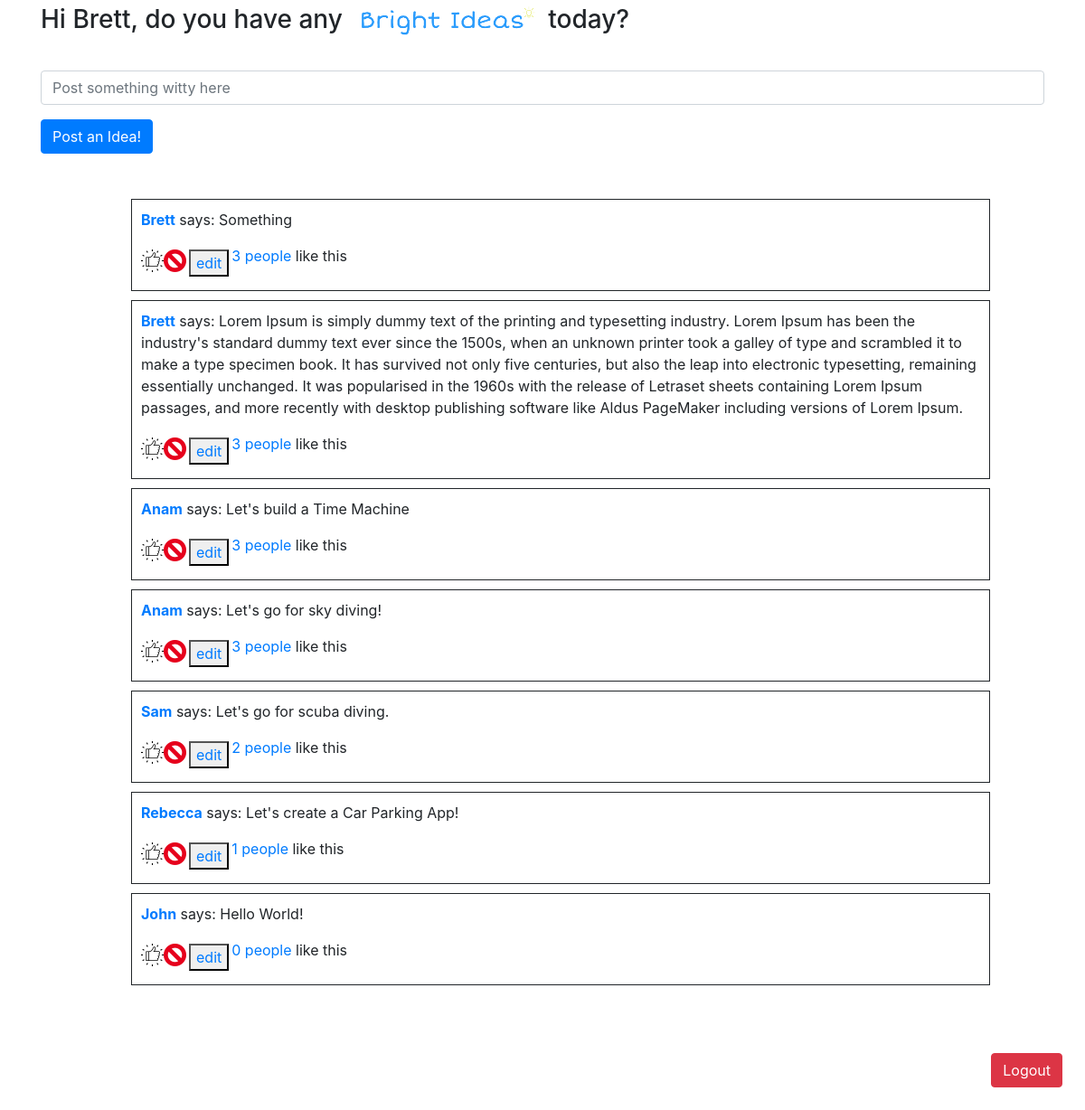
/bright_ideas (signed in), run on an earlier commit of the app's database.
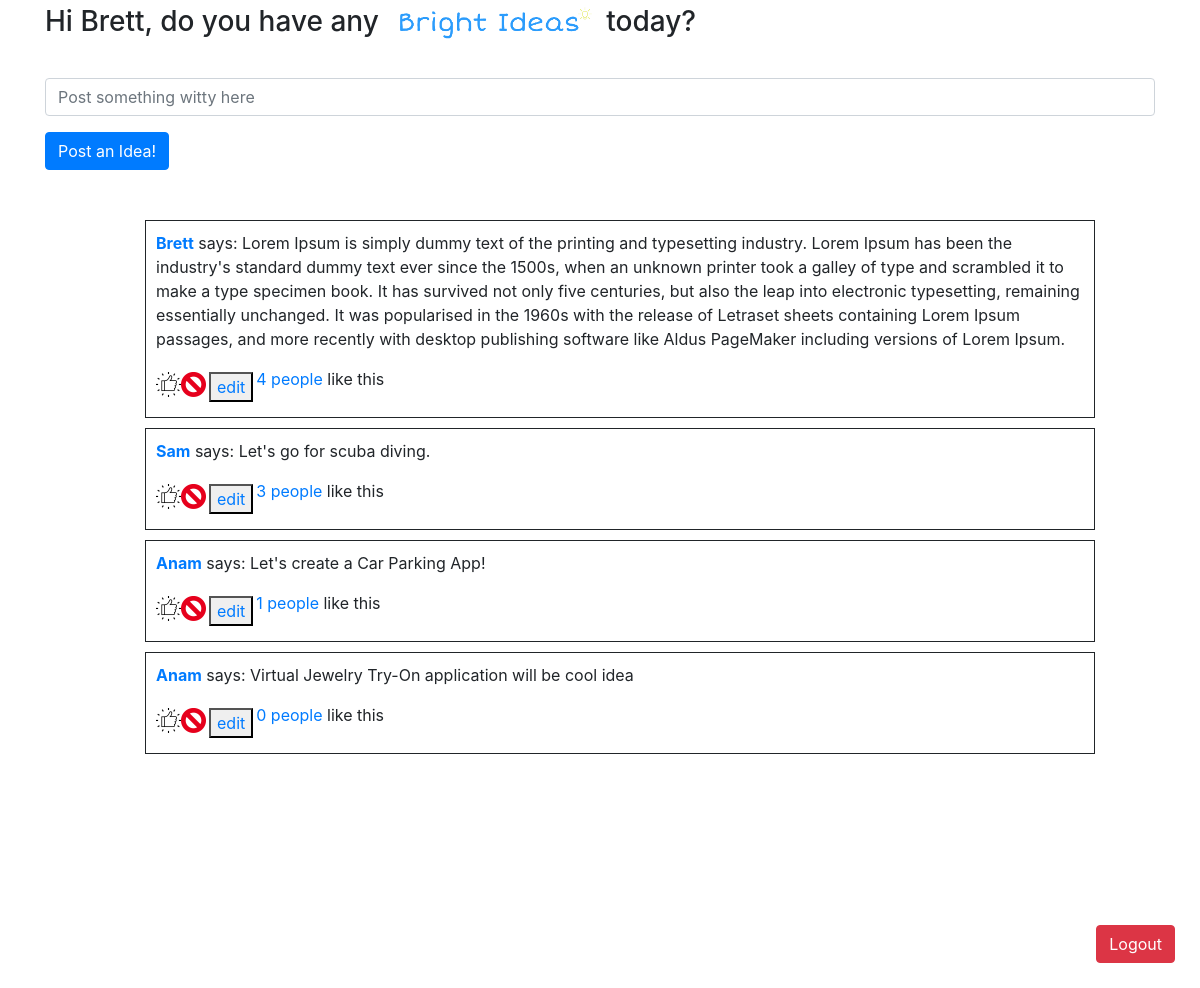
And on a later commit of the database.
### app.py (models this page shows, shortened)
class User(db.Model):
    __tablename__ = "users"
    id=db.Column(db.Integer, primary_key=True)
    first_name=db.Column(db.String(255))
    last_name=db.Column(db.String(255))
    email=db.Column(db.String(255))
    password_hash=db.Column(db.String(255))
    liked_posts=db.relationship("Post", secondary=likes_table)
    followers=db.relationship("User",
        secondary=followers_table,
        primaryjoin=id==followers_table.c.followed_id,
        secondaryjoin=id==followers_table.c.follower_id,
        backref="following")
    created_at=db.Column(db.DateTime, server_default=func.now())
    updated_at=db.Column(db.DateTime, server_default=func.now(),onupdate=func.now())

class Post(db.Model):
    __tablename__="posts"
    id=db.Column(db.Integer, primary_key=True)
    message=db.Column(db.String(255))
    author_id=db.Column(db.Integer,db.ForeignKey("users.id"))
    author=db.relationship("User", backref="posts")
    likers=db.relationship("User", secondary=likes_table)
    created_at=db.Column(db.DateTime, server_default=func.now())
    updated_at=db.Column(db.DateTime, server_default=func.now(),onupdate=func.now())

### app.py (the view)
@app.route("/bright_ideas")
def bright_ideas():
    if "user_logged_in" not in session:
        flash("Please Log In")
        return redirect("/")
    user_logged_in=User.query.get(session['user_logged_in']['id'])
    approved_users_ids = [user.id for user in user_logged_in.following] + [user_logged_in.id]
    all_posts=Post.query.all()
    return render_template("bright_ideas.html", posts=all_posts)

### templates/bright_ideas.html (shortened to what this page needs)
<!DOCTYPE html>
<html lang="en">
<head>
    <link rel="stylesheet" href="https://stackpath.bootstrapcdn.com/bootstrap/4.3.1/css/bootstrap.min.css">
    <link rel="stylesheet" type="text/css" href="{{url_for('static', filename='styles/bright_ideas.css')}}">
</head>
<body>
    <div class="container">
        <h3>Hi {{session['user_logged_in']['first']}}, do you have any<img src="/static/images/brightideas.png"> today?</h3>
        <form action="/add_post" method="POST">
            <div class="form-group">
                <input type="text" class="form-control" name="message" placeholder="Post something witty here">
            </div>
           <button type="submit" class="btn btn-primary">Post an Idea!</button>
            <br>
        </form>
        <div class="post">
            <ul style="list-style: none;">
                {% for post in posts %}
                    <li>
                        <a href="/users/{{post.author_id}}"><p><b>{{post.author.first_name}}</b></a> says: {{post.message}}</p>
                        <div class="form-inline">
                                    <!-- <form action="/posts/{{post.id}}/unlike" method="POST">
                                        <input type="image" src="/static/images/dislikeimage.png">
                                    </form> -->
                                    <form action="/posts/{{post.id}}/like" method="POST">
                                        <input type="image" src="/static/images/likeimage.png">
                                    </form>
                                <form action="/posts/{{post.id}}/delete" method="POST">
                                    <input type="image" src="/static/images/delete.png">
                                </form>
                            <div class="edit">
                                <button>
                                    <a href="/posts/{{post.id}}/edit">edit</a>
                                </button>
                            </div>
                            <a href="/brightideas/{{post.id}}"><p>{{post.likers | length}} people </a> like this</p>
                        </div>
                    </li>
                {% endfor %}
            </ul>
        </div>
    </div>
    <a href="/logout"><button type="button" class="btn btn-danger">Logout</button></a>
</body>
</html>

### static/styles/bright_ideas.css (style rules this page uses)
input[type=image] { max-width: 25px; max-height: 25px; display: inline-block; }
.form-inline { display: flex; flex-flow: row wrap; align-items: center; }
.container { min-height: 900px; }
.post { margin: 50px; }
.post li { border-style:solid; border-width:thin; margin: 10px; padding: 10px; }
.edit { margin: 3px; }
h3 img { max-width: 220px; }
a .btn { float: right; margin: 25px; }

What changed in the data, as far as the page shows it:
removed Post: author.first_name "Brett", message "Something", likers|length "3"
removed Post: author.first_name "Anam", message "Let's build a Time Machine", likers|length "3"
removed Post: author.first_name "Anam", message "Let's go for sky diving!", likers|length "3"
removed Post: author.first_name "Rebecca", message "Let's create a Car Parking App!", likers|length "1"
removed Post: author.first_name "John", message "Hello World!", likers|length "0"
computed for Post "Brett": likers|length "3" → "4"
computed for Post "Let's go for scuba diving.": likers|length "2" → "3"
added Post: author.first_name "Anam", message "Let's create a Car Parking App!", likers|length "1"
added Post: author.first_name "Anam", message "Virtual Jewelry Try-On application will be cool idea", likers|length "0"
